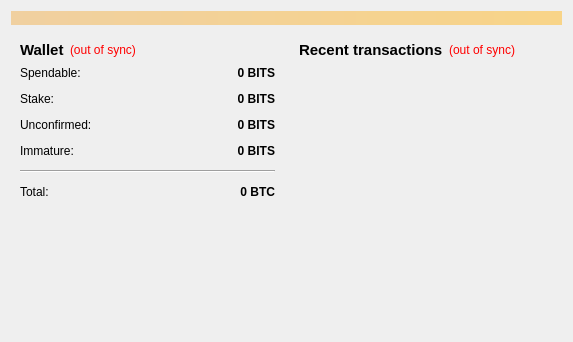
<?xml version="1.0" encoding="UTF-8"?>
<ui version="4.0">
 <class>OverviewPage</class>
 <widget class="QWidget" name="OverviewPage">
  <property name="geometry">
   <rect>
    <x>0</x>
    <y>0</y>
    <width>573</width>
    <height>342</height>
   </rect>
  </property>
  <property name="windowTitle">
   <string>Form</string>
  </property>
  <layout class="QVBoxLayout" name="topLayout">
   <item>
    <widget class="QLabel" name="labelAlerts">
     <property name="visible">
      <bool>false</bool>
     </property>
     <property name="styleSheet">
      <string notr="true">background-color: qlineargradient(x1: 0, y1: 0, x2: 1, y2: 0, stop:0 #F0D0A0, stop:1 #F8D488);  color:#000000
</string>
     </property>
     <property name="wordWrap">
      <bool>true</bool>
     </property>
     <property name="margin">
      <number>3</number>
     </property>
    </widget>
   </item>
   <item>
    <layout class="QHBoxLayout" name="horizontalLayout" stretch="1,1">
     <item>
      <layout class="QVBoxLayout" name="verticalLayout_2">
       <item>
        <widget class="QWidget" name="widget" native="true">
         <layout class="QVBoxLayout" name="verticalLayout_4">
          <item>
           <layout class="QHBoxLayout" name="horizontalLayout_4">
            <item>
             <widget class="QLabel" name="label_5">
              <property name="font">
               <font>
                <pointsize>11</pointsize>
                <weight>75</weight>
                <bold>true</bold>
               </font>
              </property>
              <property name="text">
               <string>Wallet</string>
              </property>
             </widget>
            </item>
            <item>
             <widget class="QLabel" name="labelWalletStatus">
              <property name="toolTip">
               <string>The displayed information may be out of date. Your wallet automatically synchronizes with the BitstarCoin network after a connection is established, but this process has not completed yet.</string>
              </property>
              <property name="styleSheet">
               <string notr="true">QLabel { color: red; }</string>
              </property>
              <property name="text">
               <string notr="true">(out of sync)</string>
              </property>
              <property name="alignment">
               <set>Qt::AlignLeading|Qt::AlignLeft|Qt::AlignVCenter</set>
              </property>
             </widget>
            </item>
            <item>
             <spacer name="horizontalSpacer_2">
              <property name="orientation">
               <enum>Qt::Horizontal</enum>
              </property>
              <property name="sizeHint" stdset="0">
               <size>
                <width>40</width>
                <height>20</height>
               </size>
              </property>
             </spacer>
            </item>
           </layout>
          </item>
          <item>
           <layout class="QFormLayout" name="formLayout_2">
            <property name="fieldGrowthPolicy">
             <enum>QFormLayout::AllNonFixedFieldsGrow</enum>
            </property>
            <property name="horizontalSpacing">
             <number>12</number>
            </property>
            <property name="verticalSpacing">
             <number>12</number>
            </property>
            <item row="0" column="0">
             <widget class="QLabel" name="label">
              <property name="text">
               <string>Spendable:</string>
              </property>
             </widget>
            </item>
            <item row="0" column="1">
             <widget class="QLabel" name="labelBalance">
              <property name="font">
               <font>
                <weight>75</weight>
                <bold>true</bold>
               </font>
              </property>
              <property name="cursor">
               <cursorShape>IBeamCursor</cursorShape>
              </property>
              <property name="toolTip">
               <string>Your current spendable balance</string>
              </property>
              <property name="text">
               <string notr="true">0 BITS</string>
              </property>
              <property name="alignment">
               <set>Qt::AlignRight|Qt::AlignTrailing|Qt::AlignVCenter</set>
              </property>
              <property name="textInteractionFlags">
               <set>Qt::LinksAccessibleByMouse|Qt::TextSelectableByKeyboard|Qt::TextSelectableByMouse</set>
              </property>
             </widget>
            </item>
            <item row="1" column="0">
             <widget class="QLabel" name="label_6">
              <property name="text">
               <string>Stake:</string>
              </property>
             </widget>
            </item>
            <item row="1" column="1">
             <widget class="QLabel" name="labelStake">
              <property name="font">
               <font>
                <weight>75</weight>
                <bold>true</bold>
               </font>
              </property>
              <property name="cursor">
               <cursorShape>IBeamCursor</cursorShape>
              </property>
              <property name="toolTip">
               <string>Total of coins that was staked, and do not yet count toward the current balance</string>
              </property>
              <property name="text">
               <string notr="true">0 BITS</string>
              </property>
              <property name="alignment">
               <set>Qt::AlignRight|Qt::AlignTrailing|Qt::AlignVCenter</set>
              </property>
              <property name="textInteractionFlags">
               <set>Qt::LinksAccessibleByMouse|Qt::TextSelectableByKeyboard|Qt::TextSelectableByMouse</set>
              </property>
             </widget>
            </item>
            <item row="2" column="0">
             <widget class="QLabel" name="label_3">
              <property name="text">
               <string>Unconfirmed:</string>
              </property>
             </widget>
            </item>
            <item row="2" column="1">
             <widget class="QLabel" name="labelUnconfirmed">
              <property name="font">
               <font>
                <weight>75</weight>
                <bold>true</bold>
               </font>
              </property>
              <property name="cursor">
               <cursorShape>IBeamCursor</cursorShape>
              </property>
              <property name="toolTip">
               <string>Total of transactions that have yet to be confirmed, and do not yet count toward the current balance</string>
              </property>
              <property name="text">
               <string notr="true">0 BITS</string>
              </property>
              <property name="alignment">
               <set>Qt::AlignRight|Qt::AlignTrailing|Qt::AlignVCenter</set>
              </property>
              <property name="textInteractionFlags">
               <set>Qt::LinksAccessibleByMouse|Qt::TextSelectableByKeyboard|Qt::TextSelectableByMouse</set>
              </property>
             </widget>
            </item>
            <item row="3" column="0">
             <widget class="QLabel" name="labelImmatureText">
              <property name="text">
               <string>Immature:</string>
              </property>
             </widget>
            </item>
            <item row="3" column="1">
             <widget class="QLabel" name="labelImmature">
              <property name="font">
               <font>
                <weight>75</weight>
                <bold>true</bold>
               </font>
              </property>
              <property name="toolTip">
               <string>Mined balance that has not yet matured</string>
              </property>
              <property name="text">
               <string notr="true">0 BITS</string>
              </property>
              <property name="alignment">
               <set>Qt::AlignRight|Qt::AlignTrailing|Qt::AlignVCenter</set>
              </property>
              <property name="textInteractionFlags">
               <set>Qt::LinksAccessibleByMouse|Qt::TextSelectableByKeyboard|Qt::TextSelectableByMouse</set>
              </property>
             </widget>
            </item>
            <item row="4" column="0" colspan="2">
             <widget class="Line" name="line">
              <property name="orientation">
               <enum>Qt::Horizontal</enum>
              </property>
             </widget>
            </item>
            <item row="5" column="0">
             <widget class="QLabel" name="labelTotalText">
              <property name="text">
               <string>Total:</string>
              </property>
             </widget>
            </item>
            <item row="5" column="1">
             <widget class="QLabel" name="labelTotal">
              <property name="font">
               <font>
                <weight>75</weight>
                <bold>true</bold>
               </font>
              </property>
              <property name="cursor">
               <cursorShape>IBeamCursor</cursorShape>
              </property>
              <property name="toolTip">
               <string>Your current total balance</string>
              </property>
              <property name="text">
               <string notr="true">0 BTC</string>
              </property>
              <property name="alignment">
               <set>Qt::AlignRight|Qt::AlignTrailing|Qt::AlignVCenter</set>
              </property>
              <property name="textInteractionFlags">
               <set>Qt::LinksAccessibleByMouse|Qt::TextSelectableByKeyboard|Qt::TextSelectableByMouse</set>
              </property>
             </widget>
            </item>
           </layout>
          </item>
         </layout>
        </widget>
       </item>
       <item>
        <spacer name="verticalSpacer">
         <property name="orientation">
          <enum>Qt::Vertical</enum>
         </property>
         <property name="sizeHint" stdset="0">
          <size>
           <width>20</width>
           <height>40</height>
          </size>
         </property>
        </spacer>
       </item>
      </layout>
     </item>
     <item>
      <layout class="QVBoxLayout" name="verticalLayout_3">
       <item>
        <widget class="QWidget" name="widget_2" native="true">
         <layout class="QVBoxLayout" name="verticalLayout">
          <item>
           <layout class="QHBoxLayout" name="horizontalLayout_2">
            <item>
             <widget class="QLabel" name="label_4">
              <property name="font">
               <font>
                <pointsize>11</pointsize>
                <weight>75</weight>
                <bold>true</bold>
               </font>
              </property>
              <property name="text">
               <string>&lt;b&gt;Recent transactions&lt;/b&gt;</string>
              </property>
             </widget>
            </item>
            <item>
             <widget class="QLabel" name="labelTransactionsStatus">
              <property name="toolTip">
               <string>The displayed information may be out of date. Your wallet automatically synchronizes with the BitstarCoin network after a connection is established, but this process has not completed yet.</string>
              </property>
              <property name="styleSheet">
               <string notr="true">QLabel { color: red; }</string>
              </property>
              <property name="text">
               <string notr="true">(out of sync)</string>
              </property>
              <property name="alignment">
               <set>Qt::AlignRight|Qt::AlignTrailing|Qt::AlignVCenter</set>
              </property>
             </widget>
            </item>
            <item>
             <spacer name="horizontalSpacer">
              <property name="orientation">
               <enum>Qt::Horizontal</enum>
              </property>
              <property name="sizeHint" stdset="0">
               <size>
                <width>40</width>
                <height>20</height>
               </size>
              </property>
             </spacer>
            </item>
           </layout>
          </item>
          <item>
           <widget class="QListView" name="listTransactions">
            <property name="styleSheet">
             <string notr="true">QListView { background: transparent; }</string>
            </property>
            <property name="frameShape">
             <enum>QFrame::NoFrame</enum>
            </property>
            <property name="verticalScrollBarPolicy">
             <enum>Qt::ScrollBarAlwaysOff</enum>
            </property>
            <property name="horizontalScrollBarPolicy">
             <enum>Qt::ScrollBarAlwaysOff</enum>
            </property>
            <property name="selectionMode">
             <enum>QAbstractItemView::NoSelection</enum>
            </property>
           </widget>
          </item>
         </layout>
        </widget>
       </item>
      </layout>
     </item>
    </layout>
   </item>
  </layout>
 </widget>
 <resources/>
 <connections/>
</ui>
